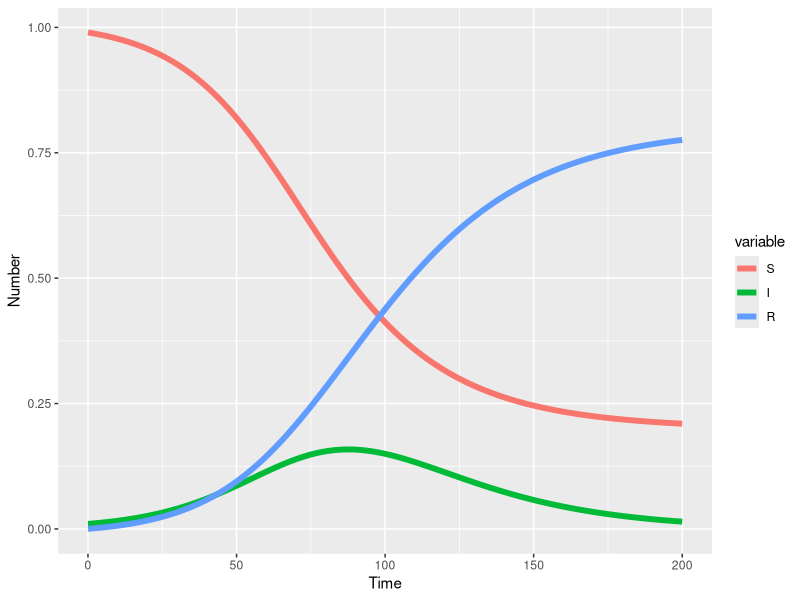
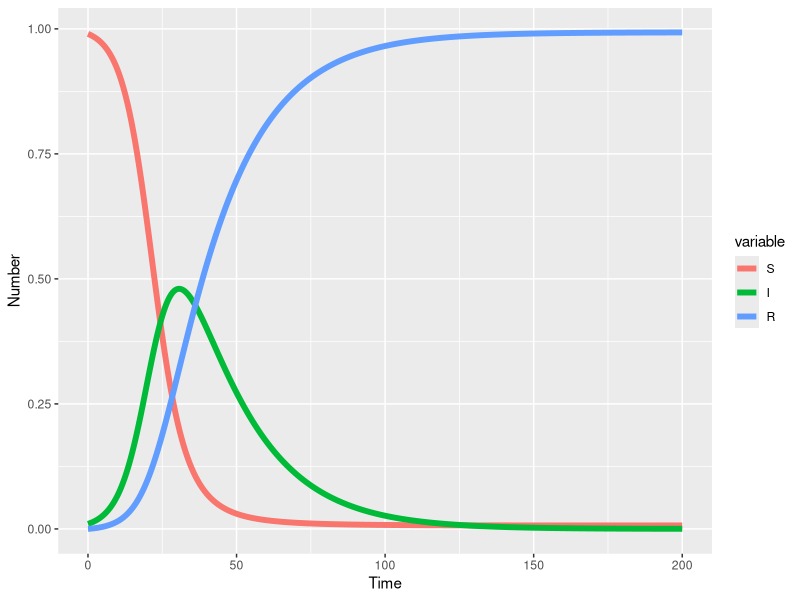

Recreate these plots in R, in order.
## ---- chunk 1
knitr::opts_chunk$set(echo = TRUE)
## ---- chunk 2
library(deSolve)
library(reshape2)
sir_ode <- function(times,init,parms){
  with(as.list(c(parms,init)), {
  # ODEs
  dS <- -beta*S*I
  dI <- beta*S*I-gamma*I
  dR <- gamma*I
  list(c(dS,dI,dR))
  })
}
## ---- chunk 3
parms <- c(beta=0.1,gamma=0.05)
init <- c(S=0.99,I=0.01,R=0) 
times <- seq(0,200,length.out=2001)

sir_out <- lsoda(init,times,sir_ode,parms)
sir_out_long <- melt(as.data.frame(sir_out),"time")
## ---- chunk 4
library(ggplot2)
ggplot(sir_out_long,aes(x=time,y=value,colour=variable,group=variable))+
  # Add line
  geom_line(lwd=2)+
  #Add labels
  xlab("Time")+ylab("Number")
## ---- chunk 5
parms <- c(beta=0.25,gamma=0.05)

sir_out <- lsoda(init,times,sir_ode,parms)
sir_out_long <- melt(as.data.frame(sir_out),"time")
ggplot(sir_out_long,aes(x=time,y=value,colour=variable,group=variable))+
  # Add line
  geom_line(lwd=2)+
  #Add labels
  xlab("Time")+ylab("Number")
